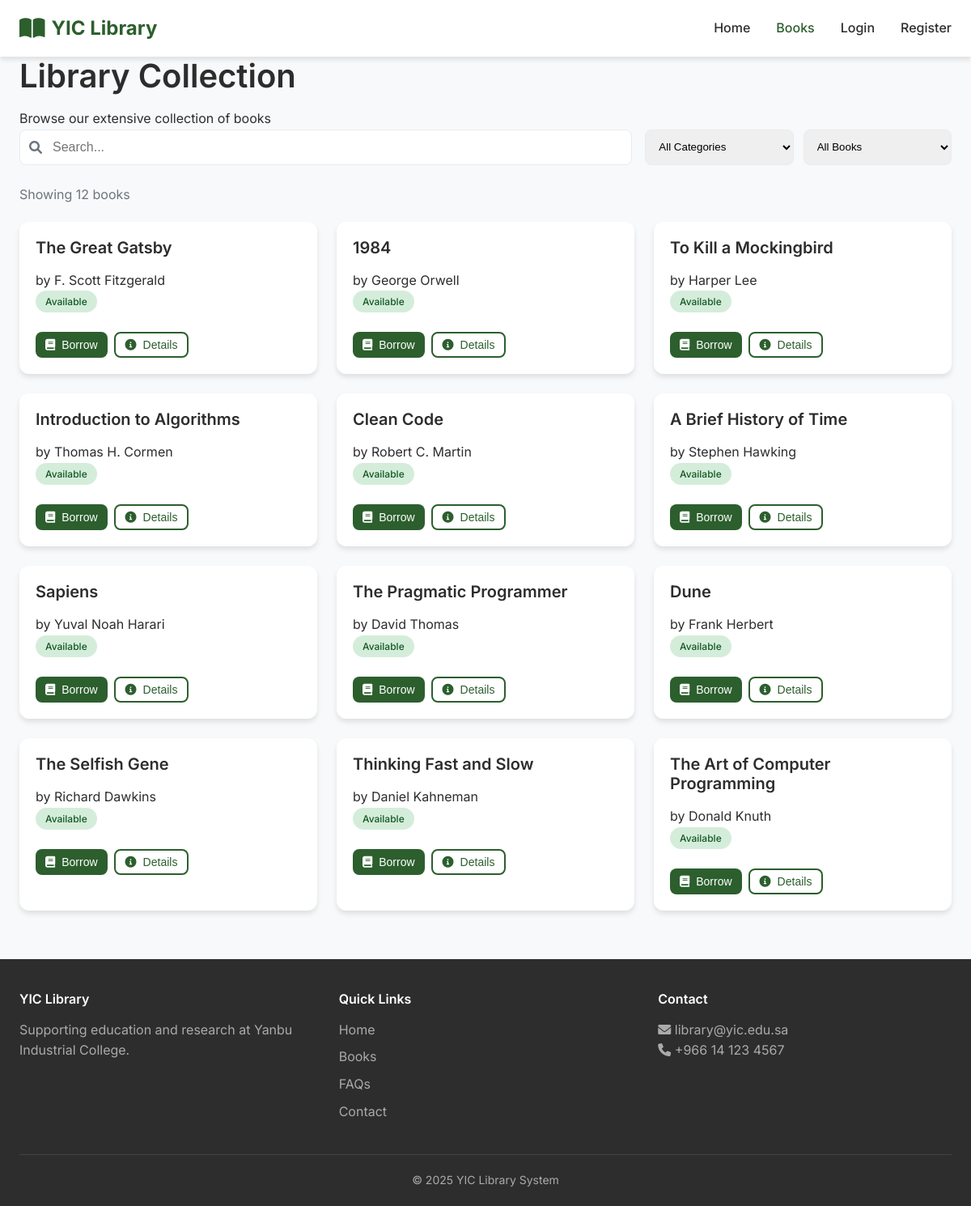
The page /books.php on the database its author committed.
### tables this page shows
CREATE TABLE books (
    id INT AUTO_INCREMENT PRIMARY KEY,
    title VARCHAR(200) NOT NULL,
    author VARCHAR(100) NOT NULL,
    category ENUM('fiction', 'nonfiction', 'academic', 'science') NOT NULL,
    isbn VARCHAR(20),
    available_copies INT DEFAULT 1,
    total_copies INT DEFAULT 1,
    created_at TIMESTAMP DEFAULT CURRENT_TIMESTAMP
);

### books.php (the view, shortened to what this page needs)
<?php
require_once 'includes/config.php';
$search = $_GET['search'] ?? '';
$category = $_GET['category'] ?? 'all';
$availability = $_GET['availability'] ?? 'all';
$sql = "SELECT * FROM books WHERE 1=1";
$params = [];
$stmt = $pdo->prepare($sql);
$stmt->execute($params);
$books = $stmt->fetchAll();
$books = array_values($books);
?>
<!DOCTYPE html>
<html lang="en">
<head>
    <link rel="stylesheet" href="css/style.css">
    <link rel="stylesheet" href="https://cdnjs.cloudflare.com/ajax/libs/font-awesome/6.0.0-beta3/css/all.min.css">
</head>
<body>
    <header>
        <nav class="navbar">
            <div class="container nav-container">
                <div class="logo"><i class="fas fa-book-open"></i><span>YIC Library</span></div>
                <ul class="nav-menu" id="navMenu">
                    <li><a href="index.html">Home</a></li>
                    <li><a href="books.php" class="active">Books</a></li><?php if(isset($_SESSION['user_id'])): ?><li><a
                            href="dashboard.php">Dashboard</a></li>
                    <li><a href="borrow-history.php">History</a></li>
                    <li><a href="logout.php">Logout</a></li><?php else: ?><li><a href="login.php">Login</a></li>
                    <li><a href="register.php">Register</a></li><?php endif; ?>
                </ul>
            </div>
        </nav>
    </header>
    <main>
        <section class="page-header">
            <div class="container">
                <h1>Library Collection</h1>
                <p>Browse our extensive collection of books</p>
            </div>
        </section>
        <section class="books-section">
            <div class="container">
                <div class="search-filter-bar">
                    <div class="search-box"><i class="fas fa-search"></i><input type="text" id="searchInput"
                            placeholder="Search..." value="<?php echo htmlspecialchars($search); ?>"></div>
                    <div class="filter-group"><select id="categoryFilter">
                            <option value="all" <?php echo $category==='all'?'selected':''; ?>>All Categories</option>
                        </select><select id="availabilityFilter">
                            <option value="all" <?php echo $availability==='all'?'selected':''; ?>>All Books</option>
                        </select></div>
                </div>
                <div class="results-info"><span>Showing <?php echo count($books); ?> books</span></div>
                <div class="books-grid">
                    <?php foreach($books as $book): $statusClass = $book['available_copies']>0 ? 'status-available' : 'status-borrowed'; $statusText = $book['available_copies']>0 ? 'Available' : 'Borrowed'; ?>
                    <div class="book-card">
                        <div class="book-info">
                            <h3><?php echo htmlspecialchars($book['title']); ?></h3>
                            <p>by <?php echo htmlspecialchars($book['author']); ?></p><span
                                class="book-status <?php echo $statusClass; ?>"><?php echo $statusText; ?></span>
                            <div class="book-actions"><?php if(isset($_SESSION['user_id'])): ?><form method="POST"
                                    action="actions.php"><input type="hidden" name="book_id"
                                        value="<?php echo $book['id']; ?>"><button type="submit"
                                        class="btn btn-sm btn-primary"
                                        <?php echo $book['available_copies']<=0 ? 'disabled' : ''; ?>
                                        onclick="return confirm('Borrow?')"><i class="fas fa-book"></i> Borrow</button>
                                </form><?php else: ?><button class="btn btn-sm btn-primary"
                                    <?php echo $book['available_copies']<=0 ? 'disabled' : ''; ?>
                                    onclick="alert('Please login')"><i class="fas fa-book"></i>
                                    Borrow</button><?php endif; ?><button class="btn btn-sm btn-outline"
                                    onclick="alert('<?php echo htmlspecialchars($book['title']); ?>\n<?php echo htmlspecialchars($book['author']); ?>\n<?php echo $statusText; ?>')"><i
                                        class="fas fa-info-circle"></i> Details</button></div>
                        </div>
                    </div>
                    <?php endforeach; ?>
                </div>
            </div>
        </section>
    </main>
    <footer>
        <div class="container">
            <div class="footer-content">
                <div class="footer-section">
                    <h4>YIC Library</h4>
                    <p>Supporting education and research at Yanbu Industrial College.</p>
                </div>
                <div class="footer-section">
                    <h4>Quick Links</h4>
                    <ul>
                        <li><a href="index.html">Home</a></li>
                        <li><a href="books.php">Books</a></li>
                        <li><a href="#">FAQs</a></li>
                        <li><a href="#">Contact</a></li>
                    </ul>
                </div>
                <div class="footer-section">
                    <h4>Contact</h4>
                    <p><i class="fas fa-envelope"></i> library@yic.edu.sa</p>
                    <p><i class="fas fa-phone"></i> +966 14 123 4567</p>
                </div>
            </div>
            <div class="footer-bottom">
                <p>&copy; 2025 YIC Library System</p>
            </div>
        </div>
    </footer>
</body>
</html>

### css/style.css (style rules this page uses)
:root { --primary: #2c5f2d; --primary-dark: #1e3a1f; --primary-light: #4a7c4b; --secondary: #ffb74d; --accent: #d32f2f; --dark: #2d2d2d; --gray: #6c757d; --light-gray: #e9ecef; --white: #fff; --shadow: 0 4px 6px rgba(0, 0, 0, 0.1); --shadow-lg: 0 10px 25px rgba(0, 0, 0, 0.1); --radius: 12px; --radius-sm: 8px; --transition: all 0.3s ease; }
* { margin: 0; padding: 0; box-sizing: border-box; }
body { font-family: 'Inter', sans-serif; color: var(--dark); line-height: 1.6; background: #f8f9fa; }
.container { max-width: 1280px; margin: 0 auto; padding: 0 24px; }
h1, h2, h3, h4 { font-weight: 600; line-height: 1.2; margin-bottom: 1rem; }
h1 { font-size: 2.5rem; }
h3 { font-size: 1.25rem; }
.btn { display: inline-flex; align-items: center; gap: 8px; padding: 12px 24px; border-radius: var(--radius-sm); font-weight: 500; text-decoration: none; transition: var(--transition); cursor: pointer; border: none; font-size: 1rem; }
.btn-primary { background: var(--primary); color: var(--white); }
.btn-outline { background: transparent; border: 2px solid var(--primary); color: var(--primary); }
.btn-sm { padding: 6px 12px; font-size: 0.875rem; }
.navbar { background: var(--white); box-shadow: var(--shadow); position: sticky; top: 0; z-index: 1000; }
.nav-container { display: flex; justify-content: space-between; align-items: center; padding: 16px 24px; }
.logo { display: flex; align-items: center; gap: 8px; font-size: 1.5rem; font-weight: 700; color: var(--primary); }
.logo i { font-size: 1.75rem; }
.nav-menu { display: flex; list-style: none; gap: 32px; }
.nav-menu li a { text-decoration: none; color: var(--dark); font-weight: 500; transition: var(--transition); }
.nav-menu li a:hover, .nav-menu li a.active { color: var(--primary); }
.features-grid, .books-grid { display: grid; grid-template-columns: repeat(auto-fit, minmax(280px, 1fr)); gap: 24px; }
.feature-card, .book-card { background: var(--white); border-radius: var(--radius); box-shadow: var(--shadow); transition: var(--transition); }
.book-info { padding: 20px; }
.book-status { display: inline-block; padding: 4px 12px; border-radius: 20px; font-size: 0.75rem; font-weight: 500; margin-bottom: 12px; }
.status-available { background: #d4edda; color: #155724; }
.book-actions { display: flex; gap: 8px; margin-top: 12px; }
.search-filter-bar { display: flex; flex-wrap: wrap; gap: 16px; margin-bottom: 24px; }
.search-box { flex: 2; position: relative; }
.search-box i { position: absolute; left: 12px; top: 50%; transform: translateY(-50%); color: var(--gray); }
.search-box input { width: 100%; padding: 12px 12px 12px 40px; border: 1px solid var(--light-gray); border-radius: var(--radius-sm); font-size: 1rem; }
.filter-group { flex: 1; display: flex; gap: 12px; }
.filter-group select { flex: 1; padding: 12px; border: 1px solid var(--light-gray); border-radius: var(--radius-sm); }
.results-info { margin-bottom: 20px; color: var(--gray); }
footer { background: var(--dark); color: #aaa; padding: 40px 0 20px; margin-top: 60px; }
.footer-content { display: grid; grid-template-columns: repeat(auto-fit, minmax(250px, 1fr)); gap: 32px; margin-bottom: 32px; }
.footer-section h4 { color: var(--white); margin-bottom: 1rem; }
.footer-section ul { list-style: none; }
.footer-section ul li { margin-bottom: 8px; }
.footer-section a { color: #aaa; text-decoration: none; }
.footer-bottom { text-align: center; padding-top: 20px; border-top: 1px solid #444; font-size: 0.875rem; }

### rows shown on the page
books: title "The Great Gatsby", author "F. Scott Fitzgerald", available_copies "Available"
books: title "1984", author "George Orwell", available_copies "Available"
books: title "To Kill a Mockingbird", author "Harper Lee", available_copies "Available"
books: title "Introduction to Algorithms", author "Thomas H. Cormen", available_copies "Available"
books: title "Clean Code", author "Robert C. Martin", available_copies "Available"
books: title "A Brief History of Time", author "Stephen Hawking", available_copies "Available"
books: title "Sapiens", author "Yuval Noah Harari", available_copies "Available"
books: title "The Pragmatic Programmer", author "David Thomas", available_copies "Available"
books: title "Dune", author "Frank Herbert", available_copies "Available"
books: title "The Selfish Gene", author "Richard Dawkins", available_copies "Available"
books: title "Thinking Fast and Slow", author "Daniel Kahneman", available_copies "Available"
books: title "The Art of Computer Programming", author "Donald Knuth", available_copies "Available"

### other values the page prints
count($books) "12"
